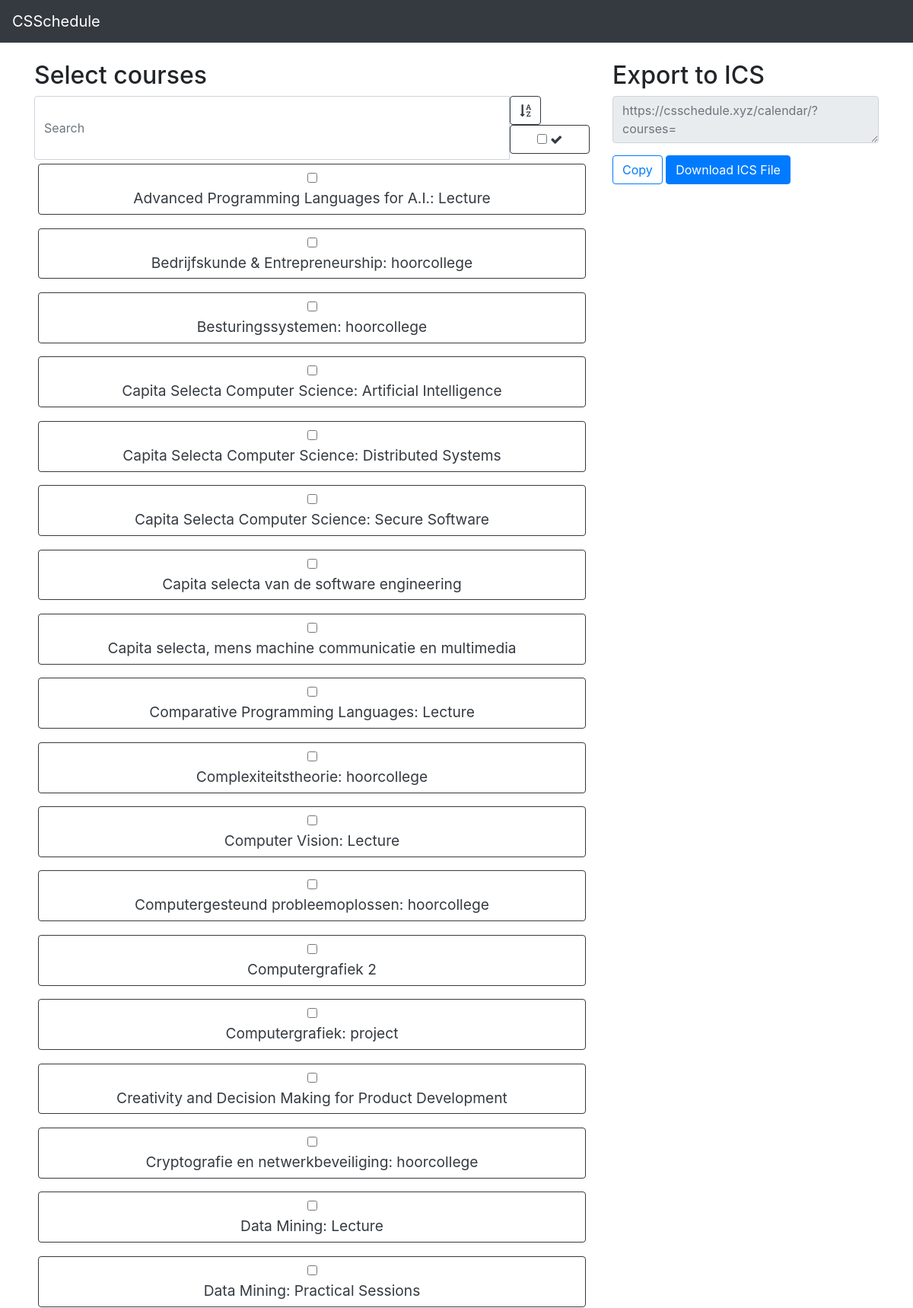
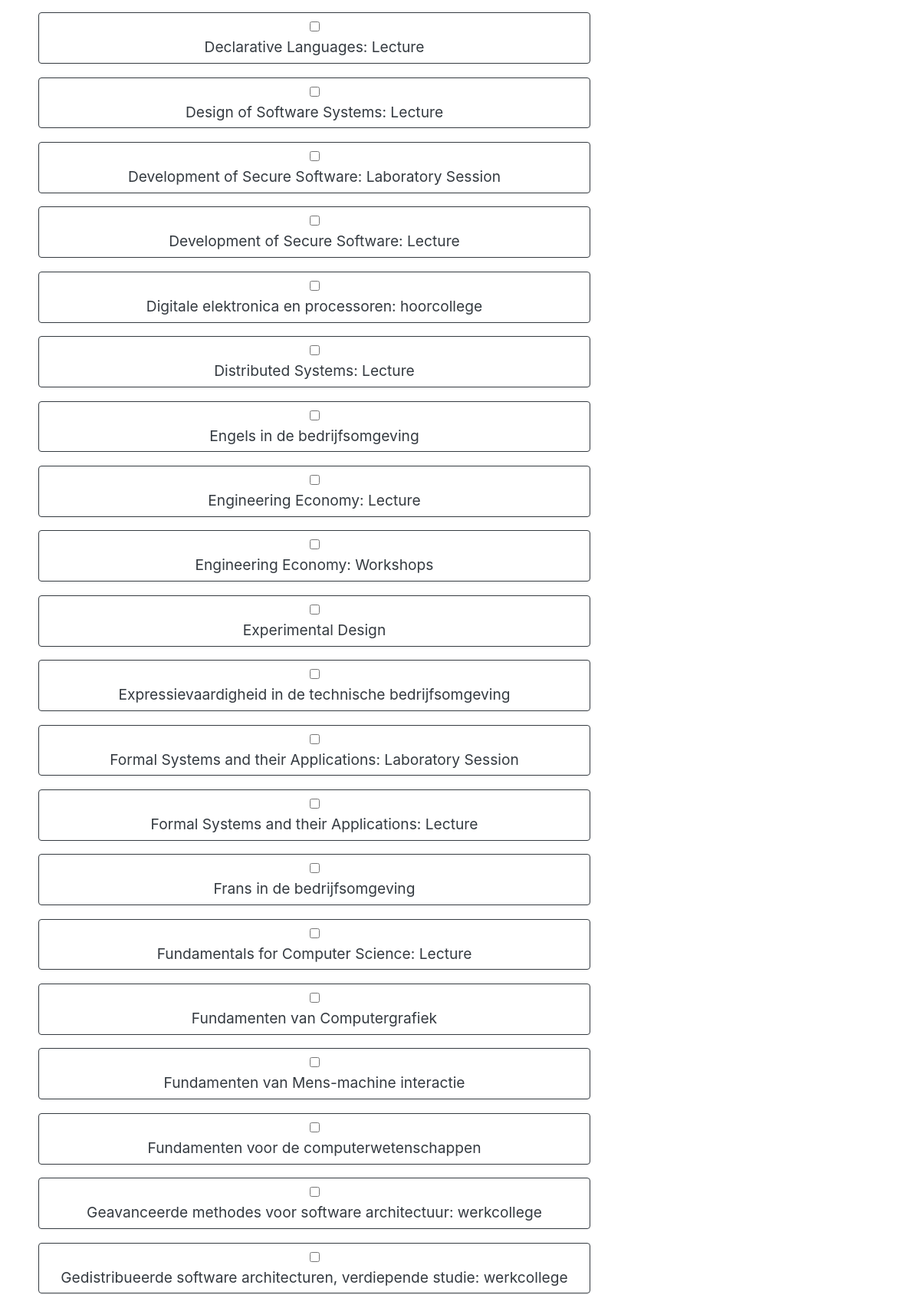
The page / (upper part) on the database its author committed (2 pictures, top to bottom).
### tables this page shows
CREATE TABLE "Courses" (
	`Id`	TEXT UNIQUE,
	`Name`	TEXT,
	PRIMARY KEY(`Id`)
);

### public/index.php (called while the page is built, shortened)
<?php
Source\EntryPoint::start();

### src/db/DBHandler.php (called while the page is built, shortened)
<?php
class DBHandler{
    public static function getCourses(){
        $db = self::getDB();
        $res = $db->query("SELECT * FROM Courses");
        return $res;
    }
    public static function getDB(){
        return new \PDO('sqlite:'.__DIR__.'/../../database/db.sqlite3');
    }
}

### views/home.php (the view, shortened to what this page needs)
<!DOCTYPE html>
<html lang="en">
<head>
    <link rel="stylesheet" href="https://maxcdn.bootstrapcdn.com/bootstrap/4.0.0-beta/css/bootstrap.min.css">
    <link rel="stylesheet" href="/css/pretty.css">
    <link href="https://maxcdn.bootstrapcdn.com/font-awesome/4.7.0/css/font-awesome.min.css" rel="stylesheet">
</head>
<body style="padding-top:5rem">
    <nav class="navbar navbar-expand-md fixed-top navbar-dark bg-dark">
        <div class="">
            <a class="navbar-brand" href="#">CSSchedule</a>
        </div>
    </nav>
    <div class="container">
        <div class="row">
            <div class="col-md-4 order-md-2">
                <h2>Export to ICS</h2>
                <div class="form-group">
                    <div id="textSelector">
                        <textarea id="linkGenerator" class="form-control" type="text" placeholder="https://csschedule.xyz/calendar/?courses=" readonly></textarea>
                    </div>
                </div>
                <div class="form-group">
                    <button type="button" class="btn btn-outline-primary" onclick="clipboard()">Copy</button>
                    <a class="btn btn-primary" href="https://csschedule.xyz/calendar?" download id="downloadICS">Download ICS File</a><br>
                </div>
            </div>
            <div class="col-md-8 order-md-1">
                <h2>Select courses</h2>
                <div class="input-group">
                    <input id="searchText" class="form-control" type="text" placeholder="Search" oninput="filter()">
                    <span class="input-group-btn">
                        <button class="btn btn-outline-dark"><i class="fa fa-sort-alpha-asc" aria-hidden="true"></i></button>
                        <div class="btn-group coursename-btn" data-toggle="buttons">
                            <label id="showSelectedSwitch" class="btn btn-outline-dark btn-block" onclick="showSelectedToggle()">
                                <input type="checkbox">
                                <i class="fa fa-check" aria-hidden="true"></i>
                            </label>
                        </div>
                    </span>
                </div>
                <table class="table table-sm" style="width:100%">
                    <tbody>
                        <?php
                            foreach($courseArray as $course){
                        ?>
                            <tr style="border:none;width:100%;">
                                <td style="border:none;width:100%;">
                                    <div class="btn-group coursename-btn" data-toggle="buttons">
                                        <label class="btn btn-outline-dark btn-block" onclick="toggleCourseCSV('<?php echo($course["Id"]) ?>')" id="<?php echo($course["Id"]) ?>">
                                            <input type="checkbox" name="courses[]">
                                            <div class="courseName"><?php echo($course["Name"]) ?></div>
                                        </label>
                                    </div>
                                </td>
                            </tr>
                        <?php
                            }
                        ?>
                    </tbody>
                </table>
            </div>
        </div>
    </div>
</body>
</html>

### src/entryPoint.php (shortened to what this page needs)
<?php
class EntryPoint{
    public static function start(){
        $requestUri = $_SERVER['REQUEST_URI'];
        if ($requestUri == "/"){
            self::home();
        } else if (preg_match('#^/calendar#', $requestUri)){
            self::calendar();
        } else {
            echo("404 page not found");
        }
    }
    public static function home(){
        $courseArray = [];
        $res = DBHandler::getCourses();
        foreach($res->fetchAll() as $row){
            $courseArray[$row["Name"]] = $row;
        }
        ksort($courseArray);
        include "views/home.php";
        $output = ob_get_clean();
        echo($output);
    }
}

### public/css/pretty.css (style rules this page uses)
.courseName { font-size:0.75em; }
.btn { cursor:pointer; }
td { word-wrap: break-word; }
@media only screen and (min-width : 650px) { .courseName { font-size:1em; } }
@media only screen and (min-width : 992px) { .coursename-btn { width:100%; } }
@media only screen and (min-width : 992px) { .courseName { font-size:1.2em; } }

### rows shown on the page
courses: Name "Advanced Programming Languages for A.I.: Lecture"
courses: Name "Bedrijfskunde & Entrepreneurship: hoorcollege"
courses: Name "Besturingssystemen: hoorcollege"
courses: Name "Capita Selecta Computer Science: Artificial Intelligence"
courses: Name "Capita Selecta Computer Science: Distributed Systems"
courses: Name "Capita Selecta Computer Science: Secure Software"
courses: Name "Capita selecta van de software engineering"
courses: Name "Capita selecta, mens machine communicatie en multimedia"
courses: Name "Comparative Programming Languages: Lecture"
courses: Name "Complexiteitstheorie: hoorcollege"
courses: Name "Computer Vision: Lecture"
courses: Name "Computergesteund probleemoplossen: hoorcollege"
courses: Name "Computergrafiek 2"
courses: Name "Computergrafiek: project"
courses: Name "Creativity and Decision Making for Product Development"
courses: Name "Cryptografie en netwerkbeveiliging: hoorcollege"
courses: Name "Data Mining: Lecture"
courses: Name "Data Mining: Practical Sessions"
courses: Name "Declarative Languages: Lecture"
courses: Name "Design of Software Systems: Lecture"
courses: Name "Development of Secure Software: Laboratory Session"
courses: Name "Development of Secure Software: Lecture"
courses: Name "Digitale elektronica en processoren: hoorcollege"
courses: Name "Distributed Systems: Lecture"
courses: Name "Engels in de bedrijfsomgeving"
courses: Name "Engineering Economy: Lecture"
courses: Name "Engineering Economy: Workshops"
courses: Name "Experimental Design"
courses: Name "Expressievaardigheid in de technische bedrijfsomgeving"
courses: Name "Formal Systems and their Applications: Laboratory Session"
courses: Name "Formal Systems and their Applications: Lecture"
courses: Name "Frans in de bedrijfsomgeving"
courses: Name "Fundamentals for Computer Science: Lecture"
courses: Name "Fundamenten van Computergrafiek"
courses: Name "Fundamenten van Mens-machine interactie"
courses: Name "Fundamenten voor de computerwetenschappen"
courses: Name "Geavanceerde methodes voor software architectuur: werkcollege"
courses: Name "Gedistribueerde software architecturen, verdiepende studie: werkcollege"
